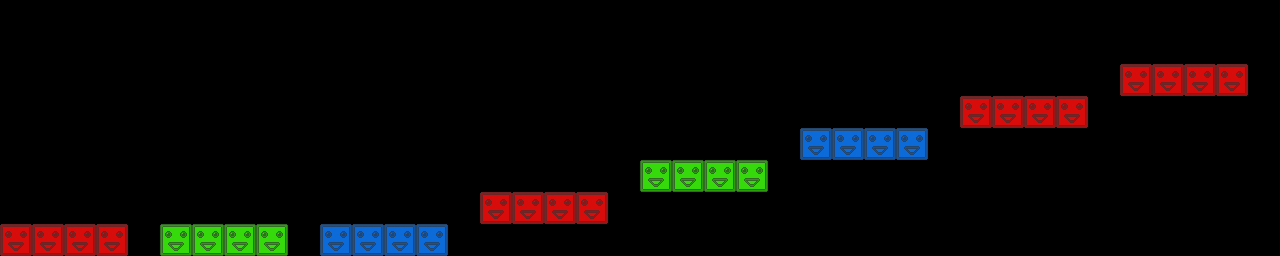

A 2D game scene composited from a Tiled map and its tileset images. What follows is a short description and the map's XML, with each tile layer's data collapsed to a summary:
An orthogonal 40x8 tile map with 32x32 px tiles, 3 tile layers (Red, Green, Blue).

<map version="1.0" orientation="orthogonal" renderorder="right-down" width="40" height="8" tilewidth="32" tileheight="32" nextobjectid="1">
 <tileset firstgid="1" name="blocks" tilewidth="32" tileheight="32">
  <image source="blocks.png" width="96" height="32" />
 </tileset>
 <layer name="Red" width="40" height="8">
  <data>[320 cells, 16 non-empty, 1 distinct tile ids]</data>
 </layer>
 <layer name="Green" width="40" height="8">
  <data>[320 cells, 8 non-empty, 1 distinct tile ids]</data>
 </layer>
 <layer name="Blue" width="40" height="8">
  <data>[320 cells, 8 non-empty, 1 distinct tile ids]</data>
 </layer>
</map>
